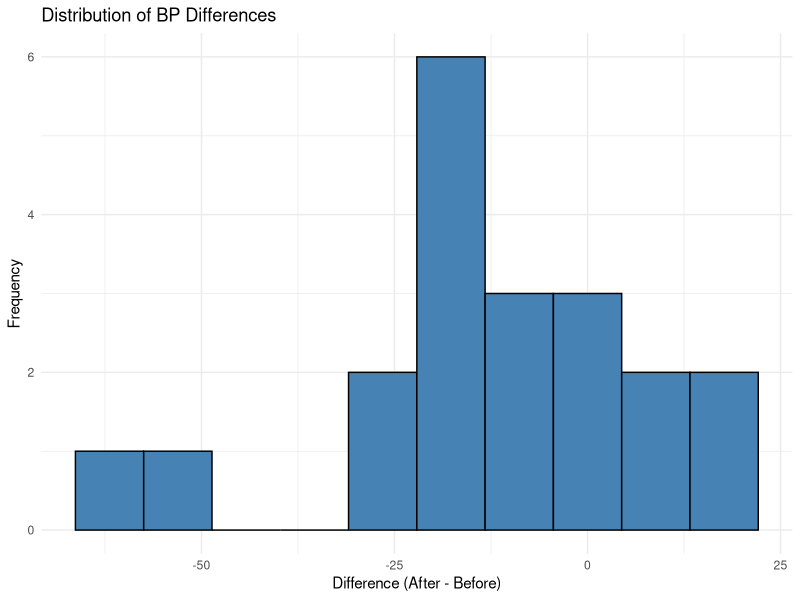
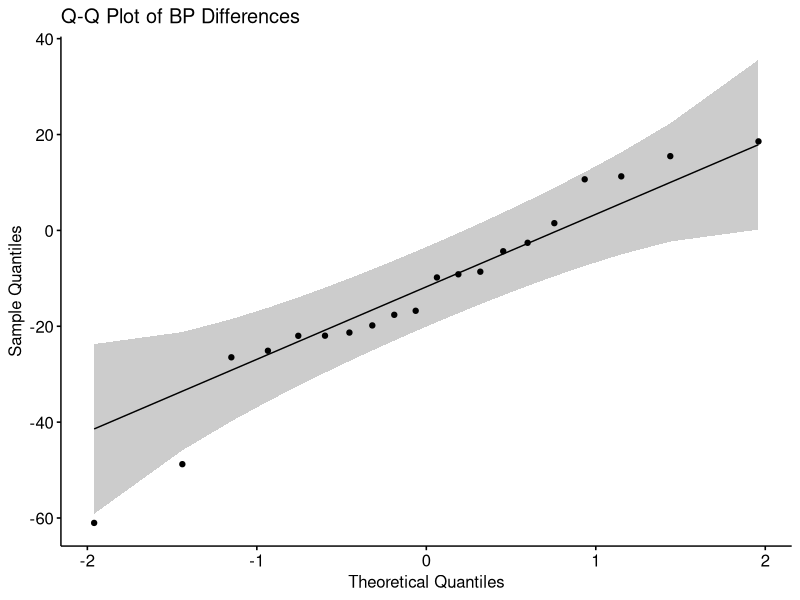
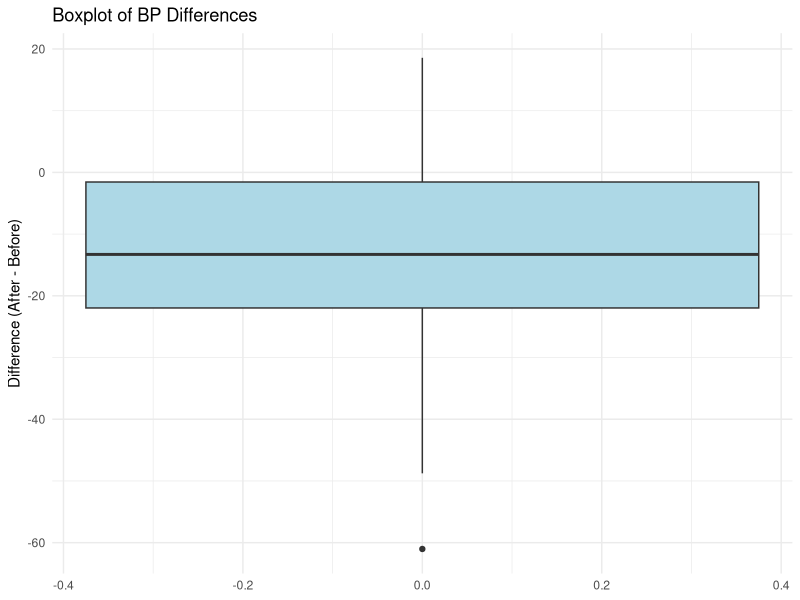
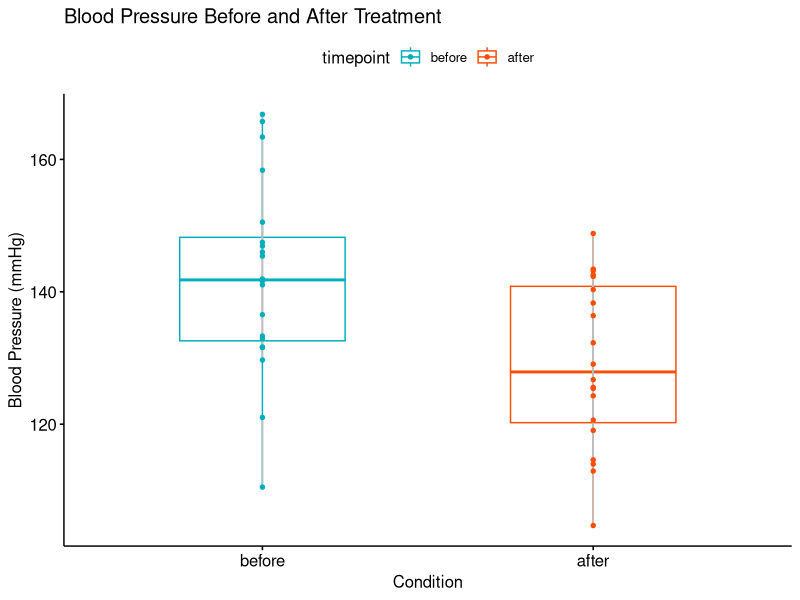
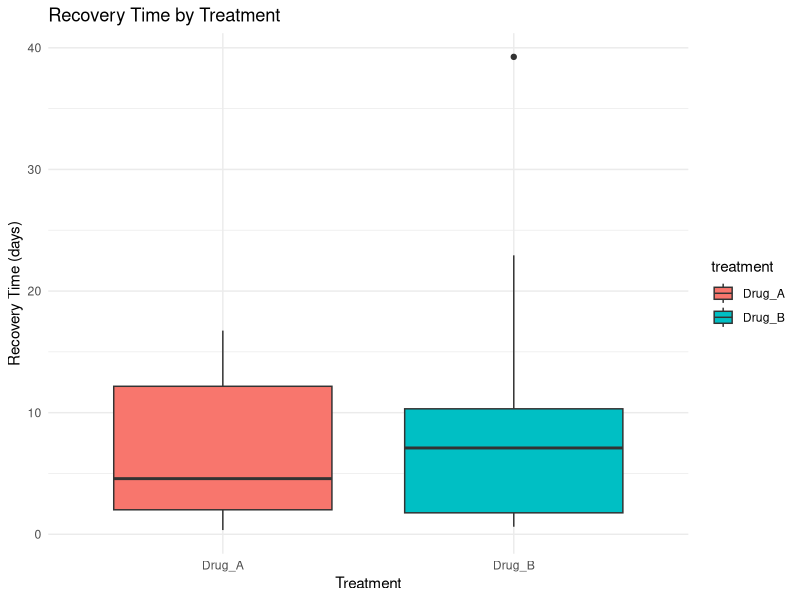
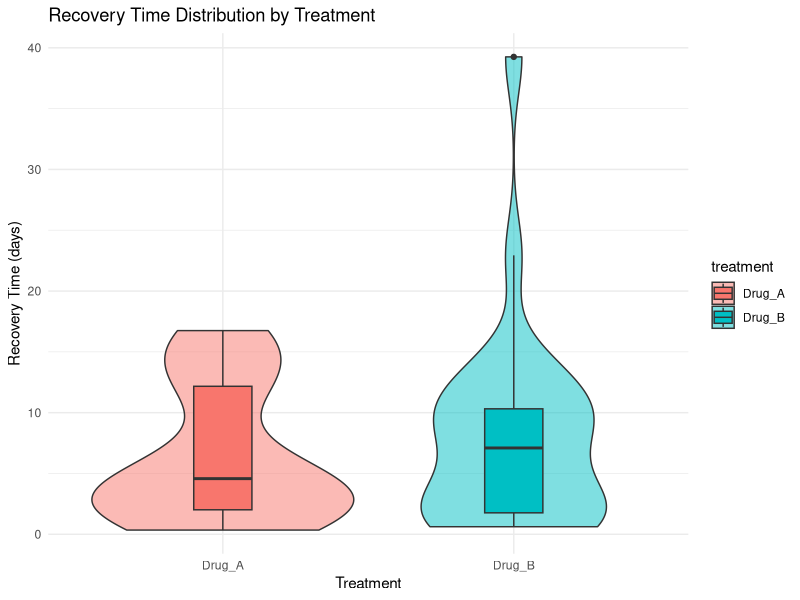
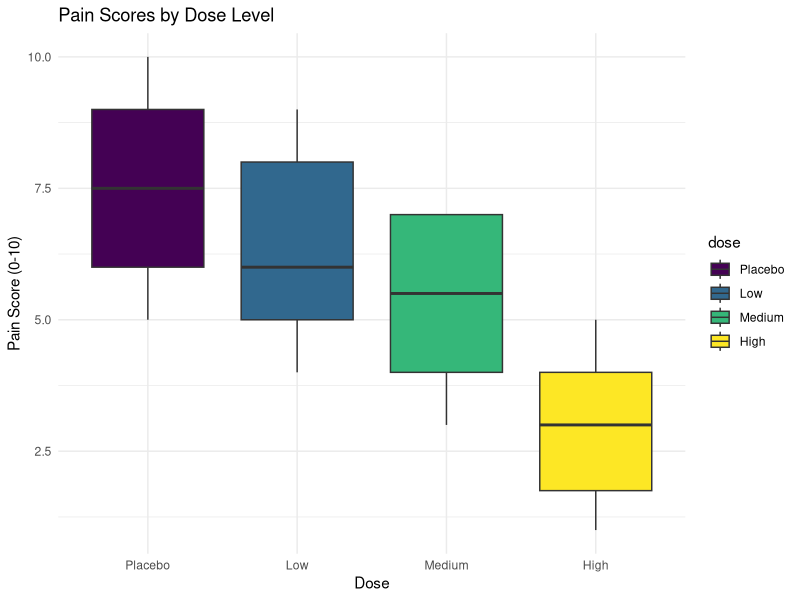
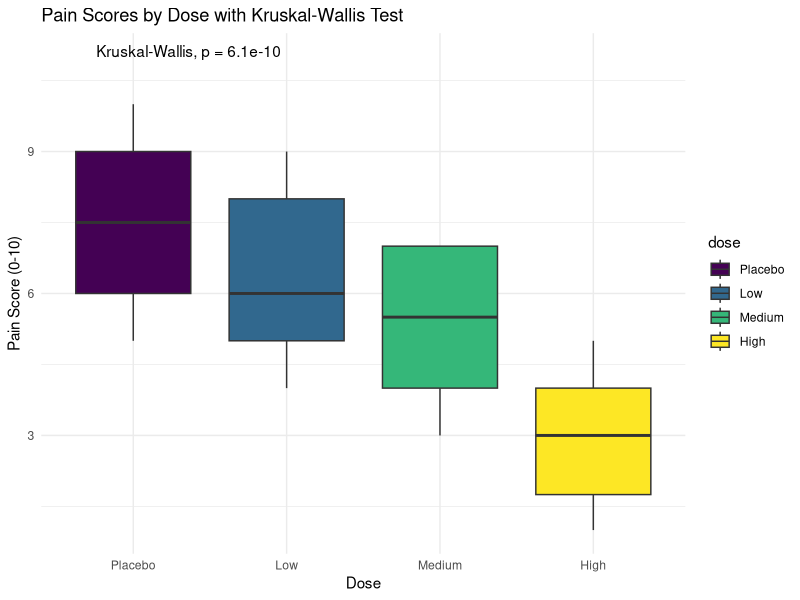

Write R code to recreate these figures, in order.
# Load required packages
library(tidyverse)
library(ggplot2)
library(ggpubr)
library(coin)

# ============================================================================
# PART 1: CHECKING NORMALITY AND DECIDING ON TEST TYPE
# ============================================================================

# Example dataset: Blood pressure measurements
set.seed(123)
bp_data <- data.frame(
  patient_id = 1:20,
  before = rnorm(20, mean = 140, sd = 15),
  after = rnorm(20, mean = 130, sd = 15)
)

# Calculate differences
bp_data$difference <- bp_data$after - bp_data$before

# Visual assessment of normality
# 1. Histogram
ggplot(bp_data, aes(x = difference)) +
  geom_histogram(bins = 10, fill = "steelblue", color = "black") +
  labs(title = "Distribution of BP Differences",
       x = "Difference (After - Before)",
       y = "Frequency") +
  theme_minimal()

# 2. Q-Q plot
ggqqplot(bp_data$difference, 
         title = "Q-Q Plot of BP Differences",
         xlab = "Theoretical Quantiles",
         ylab = "Sample Quantiles")

# 3. Boxplot
ggplot(bp_data, aes(y = difference)) +
  geom_boxplot(fill = "lightblue") +
  labs(title = "Boxplot of BP Differences",
       y = "Difference (After - Before)") +
  theme_minimal()

# Statistical tests for normality
# Shapiro-Wilk test (best for small samples)
shapiro.test(bp_data$difference)

# Interpretation:
# If p > 0.05: Data is likely normal → use parametric test
# If p < 0.05: Data is not normal → use non-parametric test


# ============================================================================
# PART 2: WILCOXON SIGNED RANK TEST
# ============================================================================

# Scenario: Paired blood pressure measurements (before and after treatment)
# Research question: Does treatment reduce blood pressure?

# View the data
head(bp_data)

# Descriptive statistics
summary(bp_data[, c("before", "after")])

# Calculate medians and IQR
median(bp_data$before)
IQR(bp_data$before)
median(bp_data$after)
IQR(bp_data$after)

# Perform Wilcoxon Signed Rank Test
# Two-sided test
wilcox_result <- wilcox.test(bp_data$after, bp_data$before, 
                             paired = TRUE,
                             alternative = "two.sided",
                             conf.int = TRUE)
print(wilcox_result)

# One-sided test (testing if after < before, i.e., reduction)
wilcox_result_one <- wilcox.test(bp_data$after, bp_data$before, 
                                 paired = TRUE,
                                 alternative = "less",
                                 conf.int = TRUE)
print(wilcox_result_one)

# Visualize paired data
bp_long <- bp_data %>%
  pivot_longer(cols = c(before, after), 
               names_to = "timepoint", 
               values_to = "bp")

ggpaired(bp_long, x = "timepoint", y = "bp",
         color = "timepoint", line.color = "gray",
         palette = c("#00AFBB", "#FC4E07")) +
  labs(title = "Blood Pressure Before and After Treatment",
       y = "Blood Pressure (mmHg)")

# Effect size (r = Z / sqrt(N))
# Extract Z statistic manually or use wilcoxonZ
library(rstatix)
wilcox_effsize <- wilcox_effsize(bp_long, bp ~ timepoint, paired = TRUE)
print(wilcox_effsize)


# ============================================================================
# PART 3: MANN-WHITNEY U TEST
# ============================================================================

# Scenario: Compare recovery time between two treatment groups
set.seed(456)
recovery_data <- data.frame(
  treatment = rep(c("Drug_A", "Drug_B"), each = 25),
  recovery_days = c(rexp(25, rate = 0.15),  # Drug A - right skewed
                    rexp(25, rate = 0.10))   # Drug B - right skewed
)

# Descriptive statistics by group
recovery_data %>%
  group_by(treatment) %>%
  summarise(
    n = n(),
    median = median(recovery_days),
    IQR = IQR(recovery_days),
    min = min(recovery_days),
    max = max(recovery_days)
  )

# Visualize the distributions
ggplot(recovery_data, aes(x = treatment, y = recovery_days, fill = treatment)) +
  geom_boxplot() +
  labs(title = "Recovery Time by Treatment",
       x = "Treatment",
       y = "Recovery Time (days)") +
  theme_minimal()

# Check normality by group
recovery_data %>%
  group_by(treatment) %>%
  summarise(
    shapiro_p = shapiro.test(recovery_days)$p.value
  )

# Perform Mann-Whitney U Test
mann_whitney_result <- wilcox.test(recovery_days ~ treatment, 
                                   data = recovery_data,
                                   alternative = "two.sided",
                                   conf.int = TRUE)
print(mann_whitney_result)

# One-sided test (if Drug_A < Drug_B)
mann_whitney_one <- wilcox.test(recovery_days ~ treatment, 
                                data = recovery_data,
                                alternative = "less",
                                conf.int = TRUE)
print(mann_whitney_one)

# Effect size
mann_effsize <- wilcox_effsize(recovery_days ~ treatment, 
                               data = recovery_data)
print(mann_effsize)

# Violin plot with boxplot overlay
ggplot(recovery_data, aes(x = treatment, y = recovery_days, fill = treatment)) +
  geom_violin(alpha = 0.5) +
  geom_boxplot(width = 0.2) +
  labs(title = "Recovery Time Distribution by Treatment",
       x = "Treatment",
       y = "Recovery Time (days)") +
  theme_minimal()


# ============================================================================
# PART 4: KRUSKAL-WALLIS TEST
# ============================================================================

# Scenario: Compare pain scores across 4 different drug doses
set.seed(789)
pain_data <- data.frame(
  dose = rep(c("Placebo", "Low", "Medium", "High"), each = 20),
  pain_score = c(
    sample(5:10, 20, replace = TRUE),  # Placebo
    sample(4:9, 20, replace = TRUE),   # Low
    sample(3:7, 20, replace = TRUE),   # Medium
    sample(1:5, 20, replace = TRUE)    # High
  )
)

# Make dose an ordered factor
pain_data$dose <- factor(pain_data$dose, 
                         levels = c("Placebo", "Low", "Medium", "High"),
                         ordered = TRUE)

# Descriptive statistics
pain_data %>%
  group_by(dose) %>%
  summarise(
    n = n(),
    median = median(pain_score),
    IQR = IQR(pain_score),
    mean = mean(pain_score),
    sd = sd(pain_score)
  )

# Visualize
ggplot(pain_data, aes(x = dose, y = pain_score, fill = dose)) +
  geom_boxplot() +
  labs(title = "Pain Scores by Dose Level",
       x = "Dose",
       y = "Pain Score (0-10)") +
  theme_minimal()

# Perform Kruskal-Wallis Test
kruskal_result <- kruskal.test(pain_score ~ dose, data = pain_data)
print(kruskal_result)

# Effect size (Epsilon squared)
library(rstatix)
kruskal_effsize <- kruskal_effsize(pain_score ~ dose, data = pain_data)
print(kruskal_effsize)

# Post-hoc pairwise comparisons (if Kruskal-Wallis is significant)
# Dunn's test with Bonferroni correction
dunn_result <- dunn_test(pain_score ~ dose, 
                         data = pain_data,
                         p.adjust.method = "bonferroni")
print(dunn_result)

# Visualize with significance levels
# Create a plot with pairwise comparisons
pwc <- dunn_result %>%
  filter(p.adj < 0.05)  # Only significant comparisons

ggplot(pain_data, aes(x = dose, y = pain_score, fill = dose)) +
  geom_boxplot() +
  stat_compare_means(method = "kruskal.test", label.y = 11) +
  labs(title = "Pain Scores by Dose with Kruskal-Wallis Test",
       x = "Dose",
       y = "Pain Score (0-10)") +
  theme_minimal()


# ============================================================================
# PART 5: SPEARMAN RANK CORRELATION
# ============================================================================

# Scenario: Relationship between study hours and exam rank
set.seed(321)
study_data <- data.frame(
  student_id = 1:30,
  study_hours = rpois(30, lambda = 15) + rnorm(30, 0, 2),
  exam_rank = sample(1:30, 30, replace = FALSE)
)

# Add some monotonic non-linear relationship
study_data$exam_rank <- 31 - rank(study_data$study_hours^1.5 + rnorm(30, 0, 3))

# View the data
head(study_data)

# Descriptive statistics
summary(study_data[, c("study_hours", "exam_rank")])

# Visualize the relationship
ggplot(study_data, aes(x = study_hours, y = exam_rank)) +
  geom_point(size = 3, color = "steelblue") +
  geom_smooth(method = "loess", se = TRUE, color = "red") +
  labs(title = "Relationship between Study Hours and Exam Rank",
       x = "Study Hours per Week",
       y = "Exam Rank (1 = Best)") +
  theme_minimal()

# Perform Spearman Correlation
spearman_result <- cor.test(study_data$study_hours, 
                            study_data$exam_rank,
                            method = "spearman",
                            exact = FALSE)  # Use normal approximation
print(spearman_result)

# Compare with Pearson (for demonstration)
pearson_result <- cor.test(study_data$study_hours, 
                           study_data$exam_rank,
                           method = "pearson")
print(pearson_result)

# Calculate both correlations
cor(study_data$study_hours, study_data$exam_rank, method = "spearman")
cor(study_data$study_hours, study_data$exam_rank, method = "pearson")

# Correlation matrix visualization
library(corrplot)
cor_matrix <- cor(study_data[, c("study_hours", "exam_rank")], 
                  method = "spearman")
corrplot(cor_matrix, method = "number", type = "upper",
         title = "Spearman Correlation Matrix",
         mar = c(0,0,2,0))

# Scatterplot with both correlation values
ggplot(study_data, aes(x = study_hours, y = exam_rank)) +
  geom_point(size = 3, color = "steelblue", alpha = 0.6) +
  geom_smooth(method = "lm", se = TRUE, color = "red", linetype = "dashed") +
  labs(title = sprintf("Study Hours vs Exam Rank\nSpearman ρ = %.3f, Pearson r = %.3f",
                       cor(study_data$study_hours, study_data$exam_rank, method = "spearman"),
                       cor(study_data$study_hours, study_data$exam_rank, method = "pearson")),
       x = "Study Hours per Week",
       y = "Exam Rank (1 = Best)") +
  theme_minimal()
